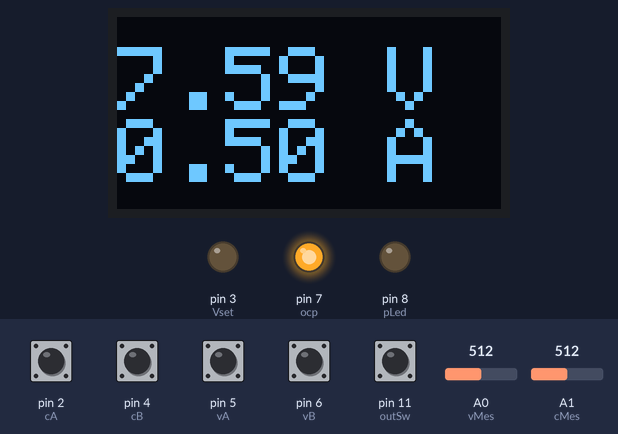
Simulated run of this sketch. Board: Arduino Uno, built with avr-gcc and run on an emulated ATmega328P. Shown: 128×64 one-colour display, output pins drawn as LEDs (lit = HIGH). Inputs (shaded band) come from the test bench; at power-on: pin 2 (cA), pin 4 (cB), pin 5 (vA), pin 6 (vB) HIGH, pin 11 (outSw) LOW, A1 (cMes) = 512, A0 (vMes) = 512. What the sketch prints to the serial monitor is not drawn.

Above: at 7.2 s.
7.3 s: A1 (cMes) set to 421
At 8.3 s:
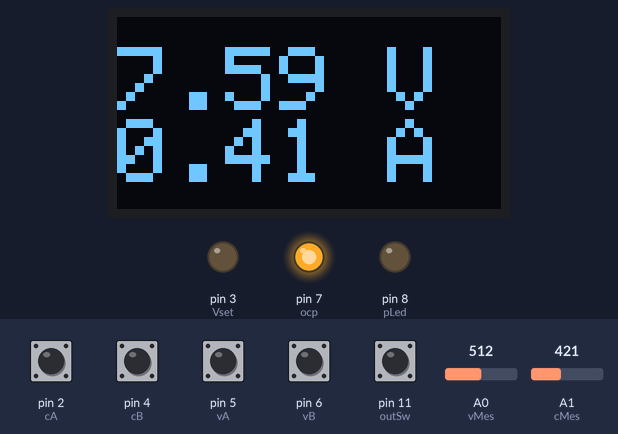
8.8 s: A1 (cMes) set to 398
At 9.7 s:
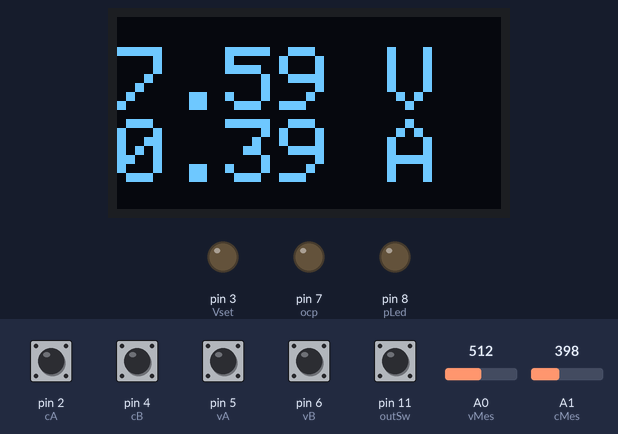
10.3 s: pin 5 (vA) pulled LOW for 0.15 s
At 11.1 s:
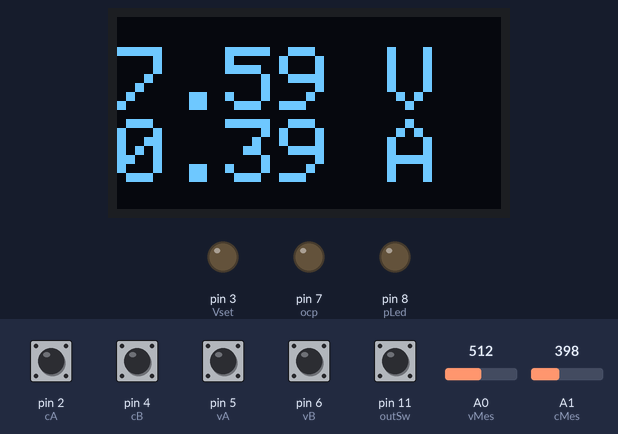
11.9 s: pin 11 (outSw) pulled HIGH for 0.15 s
At 12.0 s:
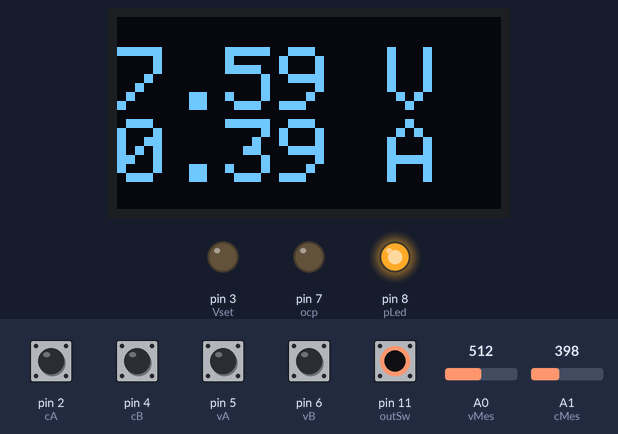
13.5 s: pin 2 (cA) pulled LOW for 1 s
At 13.55 s:
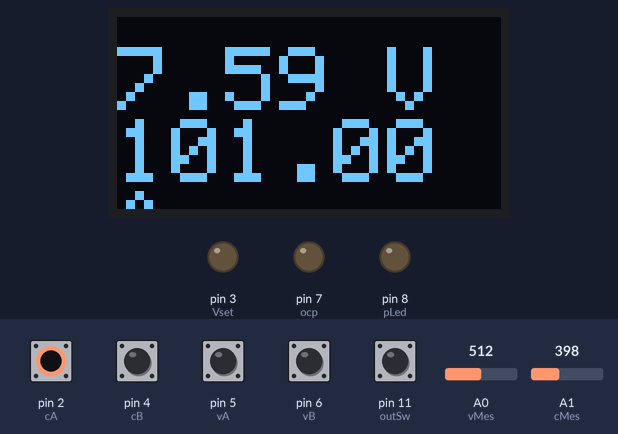
16.0 s: A0 (vMes) set to 716
At 17.5 s:
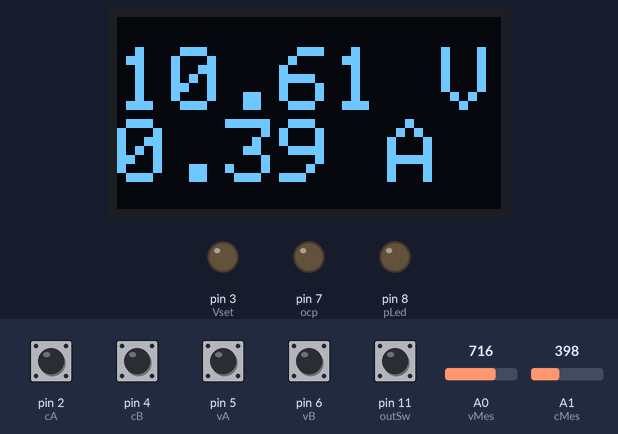
Timing chart, 0 to 18.5 s (numbered marks = the images above; inputs shaded):
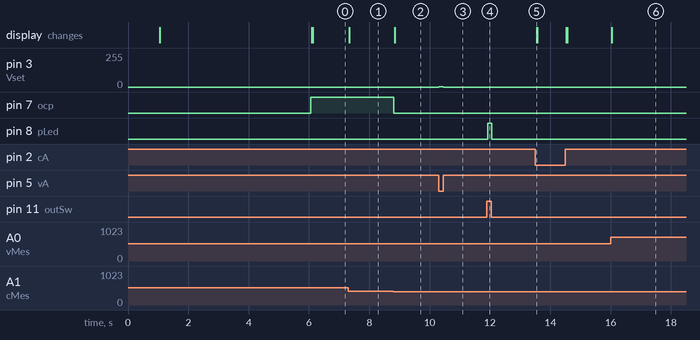

Measured:
- the behaviour switches between 406 and 405 on A1 (cMes) (found by bisection; images 1 and 2)
- after the input at 7.3 s, the display: changes at once (image 1)
- after the input at 8.8 s, pin 7 (ocp): HIGH → LOW at once; the display: changes at once (image 2)
- after the input at 10.3 s, pin 3 (Vset): 0/255 → 1/255 at once, → 0/255 0.15 s later
- after the input at 11.9 s, pin 8 (pLed): LOW → HIGH at once, → LOW 0.15 s later
- after the input at 13.5 s, the display: changes after 0.05 s (image 5)
- after the input at 16.0 s, the display: changes at once (image 6)

The sketch:

psu.ino
```cpp
// program used to control the voltage and current of the psu

#include <Wire.h>
#include <Adafruit_SSD1306.h>

#define SCREEN_WIDTH 128 // OLED display width, in pixels
#define SCREEN_HEIGHT 64 // OLED display height, in pixels

#define OLED_RESET     -1 // Reset pin # (or -1 if sharing Arduino reset pin)
#define SCREEN_ADDRESS 0x3C ///< See datasheet for Address; 0x3D for 128x64, 0x3C for 128x32
Adafruit_SSD1306 display(SCREEN_WIDTH, SCREEN_HEIGHT, &Wire, OLED_RESET);


// pin definition
#define vMes 14   // Voltage measurement from opamp 2-4V
#define cMes 15   // Current measurement from opamp 2-4V
#define Vset 3    // voltage set signal going to LT1085
#define cA 2      // Current rotary encoder pin A
#define cB 4      // Current rotary encoder pin B
#define vA 5      // Voltage rotary encoder pin A
#define vB 6      // Voltage rotary encoder pin B
#define ocp 7     // Overcurrent protection
#define pLed 8    // Power led
#define outSw 11  // Output switch

//U8GLIB_SSD1306_128X64 u8g(U8G_I2C_OPT_NONE|U8G_I2C_OPT_DEV_0);

// value definition
int caState;           // Current rotary encoder pin A state
int cbState;           // Current rotary encoder pin B state
int vaState;           // Voltage rotary encoder pin A state
int vbState;           // Voltage rotary encoder pin B state
uint16_t currentVal = 0; // Current value read from Cmes. 10-bit
int16_t currentLim = 0; // Current limit set by encoder. 10-bit
int16_t voltageVal = 0;  // Measured voltage value from voltage divider
float voltage = 0.0; // 0-15V
float current = 0.0; // 0-1A

int change = 1;
int *changep = &change;

void setup() {
  currentLim = 100;
  // pinmodes of every I/O
  pinMode(cMes, INPUT);
  pinMode(vMes, INPUT);
  pinMode(cA, INPUT_PULLUP);
  pinMode(cB, INPUT_PULLUP);
  pinMode(vA, INPUT_PULLUP);
  pinMode(vB, INPUT_PULLUP);
  pinMode(ocp, OUTPUT);
  pinMode(pLed, OUTPUT);
  pinMode(outSw, INPUT);

  // read states of encoders
  caState = digitalRead(cA);
  cbState = digitalRead(cB);
  vaState = digitalRead(vA);
  vbState = digitalRead(vB);

  // Setup display
  display.begin(SSD1306_SWITCHCAPVCC, 0x3C);
  delay(1000);
  display.clearDisplay();
  display.setTextSize(3);
  display.setTextColor(WHITE);

  // Initialize pin changer interrupts
  PCICR |= B00000100;  // PCIE2
  PCMSK2 |= B01110100; // pins 2,4,5,6

  Serial.begin(115200);

  display.setCursor(0, 10);
  display.print("Setting up...");
  display.display();
  delay(5000);
  display.clearDisplay();

  analogWrite(Vset, 0);  // set output to 1.25V

}

// Interrupt sequence
ISR (PCINT2_vect){
  static unsigned long lastInterruptTime = 0;
  unsigned long interruptTime = millis();
  if (interruptTime - lastInterruptTime > 2){  // Check if 2ms has passed. Removes encoder "bouncing"
    int newStateAv = digitalRead(vA);  // Reads all the states
    int newStateBv = digitalRead(vB);
    int newStateAc = digitalRead(cA);
    int newStateBc = digitalRead(cB);
    if(newStateAv != vaState) {  // If statement = 1, adjust voltage
      if(newStateAv != vbState)
        voltageVal ++;
      else
        voltageVal --;
      voltageVal = constrain(voltageVal, 0, 218);  // 218 = 15V
      analogWrite(Vset, voltageVal);  // Write the voltage value to the opamp
    }
    if(newStateAc != caState){  // If statement = 1, adjust current
      if(newStateAc != cbState)
        currentLim ++;
      else
        currentLim --;

      currentLim = constrain(currentLim, 0, 255);  // 255 = 1A
    }
    caState = newStateAc;  // Set the new states of encoders
    cbState = newStateBc;
    vaState = newStateAv;
    vbState = newStateBv;
  }
  *changep = 1;
  lastInterruptTime = interruptTime;
}

void measureVoltage(){  // function used to measure output voltage
  //float error = 0;  // mean error
  voltage = 15.0*analogRead(vMes)/1012.0;  // 0-15V. 1012 = 15V

  //Serial.println(analogRead(vMes));
  //Serial.println(voltage,1);
}

void measureCurrent(){
  currentVal = analogRead(cMes);  // 10-bit value for the current
  current = map(currentVal, 0, 1023, 0, 1000);  // Map the value to mA/1000 = A
  current = 1.0*current/1000.0;
  currentVal = map(currentVal, 0, 1023, 0, 255);  // Map for if statement in loop
  //Serial.println(current/1000);
}

void draw(float v, float c){  // used for graphics on oled
  display.setCursor(0, 10);
  display.print(v);
  display.println(" V");
  display.print(c);
  display.print(" A");
  display.display();
  display.clearDisplay();
}

void loop() {
  Serial.println(currentLim);
  if(digitalRead(outSw) == 1)  // Check if output is high
    digitalWrite(pLed, HIGH);  // power led on
  else
    digitalWrite(pLed, LOW);  // power led off
  measureVoltage();  // Measure the voltage
  measureCurrent();  // Measure the current
  if(currentVal > currentLim){  // Compare the current and the limit
    digitalWrite(ocp, HIGH); // Limit the current if val > limit
  }
  else{
    digitalWrite(ocp, LOW);
  }
  //Serial.println(voltageVal);
  if(*changep){
    draw(voltage, currentLim);
    *changep = 0;

  }
  draw(voltage, current);
}
```
